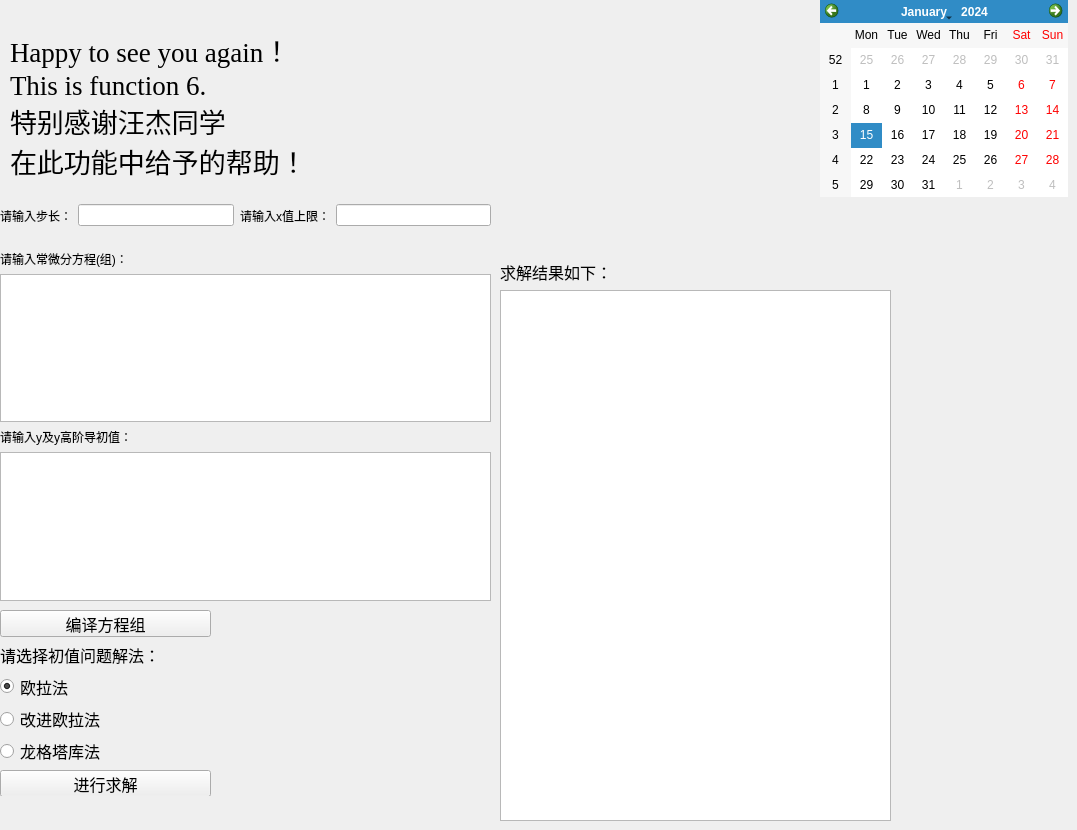
    <widget class="QWidget" name="tab_6">
     <attribute name="title">
      <string>常微分方程初值问题</string>
     </attribute>
     <widget class="QLabel" name="label_57">
      <property name="geometry">
       <rect>
        <x>10</x>
        <y>30</y>
        <width>391</width>
        <height>151</height>
       </rect>
      </property>
      <property name="font">
       <font>
        <family>Times New Roman</family>
        <pointsize>20</pointsize>
       </font>
      </property>
      <property name="cursor">
       <cursorShape>ForbiddenCursor</cursorShape>
      </property>
      <property name="text">
       <string>Happy to see you again！
This is function 6.
特别感谢汪杰同学
在此功能中给予的帮助！</string>
      </property>
     </widget>
     <widget class="QCalendarWidget" name="calendarWidget_6">
      <property name="geometry">
       <rect>
        <x>820</x>
        <y>0</y>
        <width>248</width>
        <height>197</height>
       </rect>
      </property>
     </widget>
     <widget class="QWidget" name="layoutWidget">
      <property name="geometry">
       <rect>
        <x>0</x>
        <y>190</y>
        <width>491</width>
        <height>51</height>
       </rect>
      </property>
      <layout class="QHBoxLayout" name="horizontalLayout">
       <item>
        <widget class="QLabel" name="label_59">
         <property name="text">
          <string>请输入步长：</string>
         </property>
        </widget>
       </item>
       <item>
        <widget class="QLineEdit" name="lineEdit_19"/>
       </item>
       <item>
        <widget class="QLabel" name="label_60">
         <property name="text">
          <string>请输入x值上限：</string>
         </property>
        </widget>
       </item>
       <item>
        <widget class="QLineEdit" name="lineEdit_20"/>
       </item>
      </layout>
     </widget>
     <widget class="QWidget" name="verticalLayoutWidget_15">
      <property name="geometry">
       <rect>
        <x>0</x>
        <y>610</y>
        <width>211</width>
        <height>186</height>
       </rect>
      </property>
      <layout class="QVBoxLayout" name="verticalLayout_15">
       <item>
        <widget class="QPushButton" name="pushButton_7">
         <property name="font">
          <font>
           <pointsize>12</pointsize>
          </font>
         </property>
         <property name="text">
          <string>编译方程组</string>
         </property>
        </widget>
       </item>
       <item>
        <widget class="QLabel" name="label_63">
         <property name="font">
          <font>
           <pointsize>12</pointsize>
          </font>
         </property>
         <property name="text">
          <string>请选择初值问题解法：</string>
         </property>
        </widget>
       </item>
       <item>
        <widget class="QRadioButton" name="radioButton_4">
         <property name="font">
          <font>
           <pointsize>12</pointsize>
          </font>
         </property>
         <property name="text">
          <string>欧拉法</string>
         </property>
         <property name="checked">
          <bool>true</bool>
         </property>
        </widget>
       </item>
       <item>
        <widget class="QRadioButton" name="radioButton_3">
         <property name="font">
          <font>
           <pointsize>12</pointsize>
          </font>
         </property>
         <property name="text">
          <string>改进欧拉法</string>
         </property>
        </widget>
       </item>
       <item>
        <widget class="QRadioButton" name="radioButton_7">
         <property name="font">
          <font>
           <pointsize>12</pointsize>
          </font>
         </property>
         <property name="text">
          <string>龙格塔库法</string>
         </property>
        </widget>
       </item>
       <item>
        <widget class="QPushButton" name="pushButton_6">
         <property name="font">
          <font>
           <pointsize>12</pointsize>
          </font>
         </property>
         <property name="text">
          <string>进行求解</string>
         </property>
        </widget>
       </item>
      </layout>
     </widget>
     <widget class="QWidget" name="verticalLayoutWidget_16">
      <property name="geometry">
       <rect>
        <x>500</x>
        <y>260</y>
        <width>391</width>
        <height>561</height>
       </rect>
      </property>
      <layout class="QVBoxLayout" name="verticalLayout_16">
       <item>
        <widget class="QLabel" name="label_64">
         <property name="font">
          <font>
           <pointsize>12</pointsize>
          </font>
         </property>
         <property name="text">
          <string>求解结果如下：</string>
         </property>
        </widget>
       </item>
       <item>
        <widget class="QTextBrowser" name="textBrowser_5"/>
       </item>
      </layout>
     </widget>
     <widget class="QWidget" name="verticalLayoutWidget_14">
      <property name="geometry">
       <rect>
        <x>0</x>
        <y>250</y>
        <width>491</width>
        <height>351</height>
       </rect>
      </property>
      <layout class="QVBoxLayout" name="verticalLayout_13">
       <item>
        <widget class="QLabel" name="label_58">
         <property name="text">
          <string>请输入常微分方程(组)：</string>
         </property>
        </widget>
       </item>
       <item>
        <widget class="QTextEdit" name="textEdit_4"/>
       </item>
       <item>
        <widget class="QLabel" name="label_61">
         <property name="text">
          <string>请输入y及y高阶导初值：</string>
         </property>
        </widget>
       </item>
       <item>
        <widget class="QTextEdit" name="textEdit_5"/>
       </item>
      </layout>
     </widget>
    </widget>
